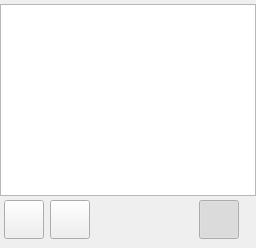
<?xml version="1.0" encoding="UTF-8"?>
<ui version="4.0">
 <class>SpotlightPanel</class>
 <widget class="QWidget" name="SpotlightPanel">
  <layout class="QVBoxLayout" name="verticalLayout">
   <property name="spacing">
    <number>0</number>
   </property>
   <property name="leftMargin">
    <number>0</number>
   </property>
   <property name="topMargin">
    <number>4</number>
   </property>
   <property name="rightMargin">
    <number>0</number>
   </property>
   <property name="bottomMargin">
    <number>0</number>
   </property>
   <item>
    <widget class="ComputerMonitoringWidget" name="monitoringWidget"/>
   </item>
   <item>
    <widget class="QWidget" name="widget" native="true">
     <layout class="QHBoxLayout" name="horizontalLayout">
      <property name="leftMargin">
       <number>4</number>
      </property>
      <property name="topMargin">
       <number>4</number>
      </property>
      <property name="rightMargin">
       <number>4</number>
      </property>
      <item>
       <widget class="QToolButton" name="addButton">
        <property name="toolTip">
         <string>Add selected computers</string>
        </property>
        <property name="icon">
         <iconset resource="../../core/resources/core.qrc">
          <normaloff>:/core/go-up.png</normaloff>:/core/go-up.png</iconset>
        </property>
        <property name="iconSize">
         <size>
          <width>32</width>
          <height>32</height>
         </size>
        </property>
       </widget>
      </item>
      <item>
       <widget class="QToolButton" name="removeButton">
        <property name="toolTip">
         <string>Remove selected computers</string>
        </property>
        <property name="icon">
         <iconset resource="../../core/resources/core.qrc">
          <normaloff>:/core/go-down.png</normaloff>:/core/go-down.png</iconset>
        </property>
        <property name="iconSize">
         <size>
          <width>32</width>
          <height>32</height>
         </size>
        </property>
       </widget>
      </item>
      <item>
       <spacer name="horizontalSpacer">
        <property name="orientation">
         <enum>Qt::Horizontal</enum>
        </property>
        <property name="sizeHint" stdset="0">
         <size>
          <width>40</width>
          <height>20</height>
         </size>
        </property>
       </spacer>
      </item>
      <item>
       <widget class="QToolButton" name="realtimeViewButton">
        <property name="toolTip">
         <string>Update computers in realtime</string>
        </property>
        <property name="icon">
         <iconset resource="../resources/master.qrc">
          <normaloff>:/master/update-realtime-disabled.png</normaloff>
          <normalon>:/master/update-realtime-enabled.png</normalon>:/master/update-realtime-disabled.png</iconset>
        </property>
        <property name="iconSize">
         <size>
          <width>32</width>
          <height>32</height>
         </size>
        </property>
        <property name="checkable">
         <bool>true</bool>
        </property>
        <property name="checked">
         <bool>true</bool>
        </property>
       </widget>
      </item>
      <item>
       <widget class="QLabel" name="durationLabel">
        <property name="text">
         <string/>
        </property>
       </widget>
      </item>
     </layout>
    </widget>
   </item>
  </layout>
 </widget>
 <customwidgets>
  <customwidget>
   <class>ComputerMonitoringWidget</class>
   <extends>QListView</extends>
   <header>ComputerMonitoringWidget.h</header>
   <container>1</container>
  </customwidget>
 </customwidgets>
 <resources>
  <include location="../../core/resources/core.qrc"/>
  <include location="../resources/master.qrc"/>
 </resources>
 <connections/>
</ui>
